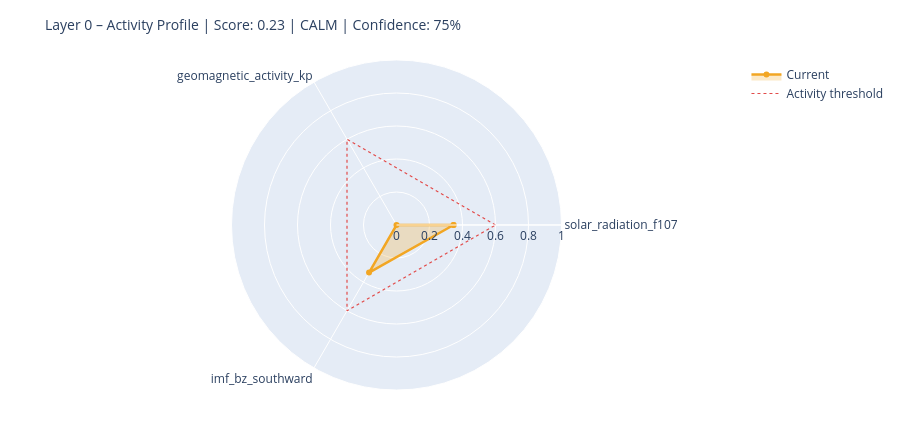

The cell this chart's notebook holds for it:
### Markdown cell above
---
## 6. State Assessment & Handoff to Layer 1

### Code cell
# ============================================================
# STEP 1 – Collect raw values with source modes
# Mode: 'primary' | 'fallback_3h' | 'last_valid' | 'missing'
# ============================================================

def safe_last(df, col):
    if df is None or col not in df.columns: return None
    s = df[col].dropna()
    return float(s.iloc[-1]) if not s.empty else None

f107_now = safe_last(df_f107, 'f10.7')
bz_now   = safe_last(df_mag,  'bz_gsm')
kp_now   = safe_last(df_kp,   'kp')
sw_now   = safe_last(df_sw,   'speed')

source_modes = {
    'F10.7':    'primary'  if f107_now is not None else 'missing',
    'Kp':       'primary'  if kp_now   is not None else 'missing',
    'IMF_Bz':   'primary'  if bz_now   is not None else 'missing',
    'SW_speed': 'primary'  if sw_now   is not None else 'missing',
}

# Kp Fallback – 3h endpoint
if kp_now is None:
    try:
        r = requests.get(
            'https://services.swpc.noaa.gov/json/noaa-planetary-k-index.json',
            timeout=10)
        r.raise_for_status()
        fb = pd.DataFrame(r.json())
        tc = next((c for c in fb.columns if 'time' in c.lower()), fb.columns[0])
        kc = next((c for c in fb.columns if 'kp' in c.lower() and c != tc), None)
        if kc:
            fb[kc] = fb[kc].astype(str).str.extract(r'([0-9]+(?:\.[0-9]*)?)')[0]
            fb[kc] = pd.to_numeric(fb[kc], errors='coerce')
            fb = fb[fb[kc] >= 0].dropna(subset=[kc])
            if not fb.empty:
                kp_now = float(fb[kc].iloc[-1])
                source_modes['Kp'] = 'fallback_3h'
                print(f'  Kp fallback (3h): {kp_now:.1f}')
    except Exception as e:
        print(f'  Kp fallback failed: {e}')

# Solar Wind Fallback – last valid value
if sw_now is None and df_sw is not None and 'speed' in df_sw.columns:
    s = df_sw['speed'].dropna()
    if not s.empty:
        sw_now = float(s.iloc[-1])
        source_modes['SW_speed'] = 'last_valid'
        print(f'  SW fallback (last_valid): {sw_now:.0f} km/s')

print()
print('Source modes:', source_modes)

# ============================================================
# STEP 2 – Score from available components only
# ============================================================

def norm(v, lo, hi):
    if v is None: return None
    return max(0.0, min(1.0, (v - lo) / (hi - lo)))

COMPONENTS = {
    'solar_radiation_f107':    (f107_now, norm(f107_now, 60, 250)),
    'geomagnetic_activity_kp': (kp_now,   norm(kp_now,   0,   9)),
    'imf_bz_southward':        (bz_now,   norm(-(bz_now or 0) if bz_now else None, -5, 30)
                                           if bz_now is not None else None),
    'solar_wind_speed':        (sw_now,   norm(sw_now, 300, 800)),
}

available   = {k: v[1] for k, v in COMPONENTS.items() if v[1] is not None}
unavailable = [k for k, v in COMPONENTS.items() if v[1] is None]

layer0_score = round(sum(available.values()) / len(available), 4) if available else None
confidence   = round(len(available) / len(COMPONENTS), 2)

level = ('unknown'  if layer0_score is None
         else 'calm'     if layer0_score < 0.3
         else 'moderate' if layer0_score < 0.6
         else 'active')

# ============================================================
# STEP 3 – Dominant Driver
# ============================================================

def dominant_driver(kp, f107, bz, sw):
    candidates = []
    if kp   is not None and kp   >= 4:   candidates.append(('geomagnetic',    kp / 9))
    if sw   is not None and sw   >= 500:  candidates.append(('solar_wind',     sw / 800))
    if bz   is not None and bz   <= -5:   candidates.append(('imf_southward',  abs(bz) / 30))
    if f107 is not None and f107 >= 150:  candidates.append(('solar_radiation',f107 / 250))
    return max(candidates, key=lambda x: x[1])[0] if candidates else 'none'

driver = dominant_driver(kp_now, f107_now, bz_now, sw_now)

# ============================================================
# STEP 4 – Downstream expectations
# ============================================================

def downstream_expectation(driver, score, kp, bz, f107):
    exp = {
        'magnetosphere':        'calm',
        'ionosphere':           'calm',
        'schumann_resonance':   'unchanged',
        'lithosphere_currents': 'low',
    }
    if driver == 'geomagnetic' or (kp and kp >= 5):
        exp['magnetosphere']        = 'compressed / storm'
        exp['ionosphere']           = 'elevated disturbance (TEC variability)'
        exp['schumann_resonance']   = 'elevated amplitude possible'
        exp['lithosphere_currents'] = 'elevated induction currents'
    elif driver == 'imf_southward' or (bz and bz <= -5):
        exp['magnetosphere']        = 'energy coupling active'
        exp['ionosphere']           = 'elevated electron density possible'
        exp['schumann_resonance']   = 'slight modulation possible'
    elif driver == 'solar_radiation' or (f107 and f107 >= 150):
        exp['ionosphere']           = 'elevated ionization (F-layer)'
        exp['schumann_resonance']   = 'slightly elevated background activity'
    return exp

downstream = downstream_expectation(driver, layer0_score, kp_now, bz_now, f107_now)

# ============================================================
# CONSOLE OUTPUT
# ============================================================

W = 58
print('=' * W)
print('LAYER 0 – STATE ASSESSMENT')
print('=' * W)
for name, (raw_v, score_v) in COMPONENTS.items():
    if score_v is not None:
        bar = '█' * int(score_v * 20) + '░' * (20 - int(score_v * 20))
        print(f'  {name:<35}  {bar}  {score_v:.2f}')
    else:
        print(f'  {name:<35}  {"─" * 20}  n/a')
print('-' * W)
print(f'  Score ({len(available)}/{len(COMPONENTS)} components):  {layer0_score:.3f}')
print(f'  Confidence:         {confidence:.0%}')
print(f'  Level:              {level.upper()}')
print(f'  Dominant Driver:    {driver}')

# Radar chart
cats = list(available.keys())
vals = list(available.values())
if len(cats) >= 3:
    fig = go.Figure()
    fig.add_trace(go.Scatterpolar(
        r=vals + [vals[0]], theta=cats + [cats[0]],
        fill='toself', fillcolor='rgba(242,166,35,0.25)',
        line=dict(color='#F2A623', width=2.5), name='Current'
    ))
    fig.add_trace(go.Scatterpolar(
        r=[0.6] * (len(cats) + 1), theta=cats + [cats[0]],
        line=dict(color='#E24B4A', dash='dot', width=1.2),
        mode='lines', name='Activity threshold'
    ))
    fig.update_layout(
        title=dict(text=f'Layer 0 – Activity Profile | Score: {layer0_score:.2f} | {level.upper()} | Confidence: {confidence:.0%}',
                   font=dict(size=14)),
        polar=dict(radialaxis=dict(visible=True, range=[0, 1])),
        height=430, showlegend=True,
        margin=dict(l=60, r=60, t=60, b=40)
    )
    fig.show()

### Figure 1 — Plotly figure (JSON) as saved in the notebook; plotly's stock layout.template omitted (floating-point values rounded to 4 significant figures)
{"data": [{"fill": "toself", "fillcolor": "rgba(242,166,35,0.25)", "line": {"color": "#F2A623", "width": 2.5}, "name": "Current", "r": [0.3457, 0.0, 0.3329, 0.3457], "theta": ["solar_radiation_f107", "geomagnetic_activity_kp", "imf_bz_southward", "solar_radiation_f107"], "type": "scatterpolar"}, {"line": {"color": "#E24B4A", "dash": "dot", "width": 1.2}, "mode": "lines", "name": "Activity threshold", "r": [0.6, 0.6, 0.6, 0.6], "theta": ["solar_radiation_f107", "geomagnetic_activity_kp", "imf_bz_southward", "solar_radiation_f107"], "type": "scatterpolar"}], "layout": {"height": 430, "margin": {"b": 40, "l": 60, "r": 60, "t": 60}, "polar": {"radialaxis": {"range": [0, 1], "visible": true}}, "showlegend": true, "title": {"font": {"size": 14}, "text": "Layer 0 – Activity Profile | Score: 0.23 | CALM | Confidence: 75%"}}}
